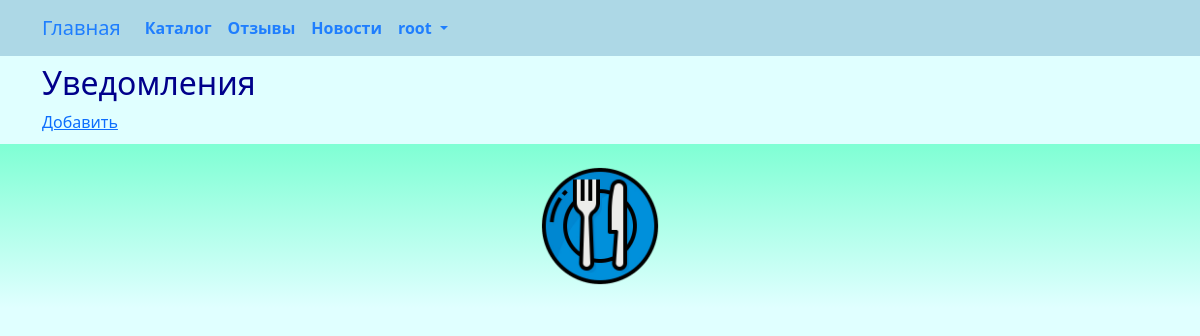
Before: /notification/index/ (signed in) with the older database file.
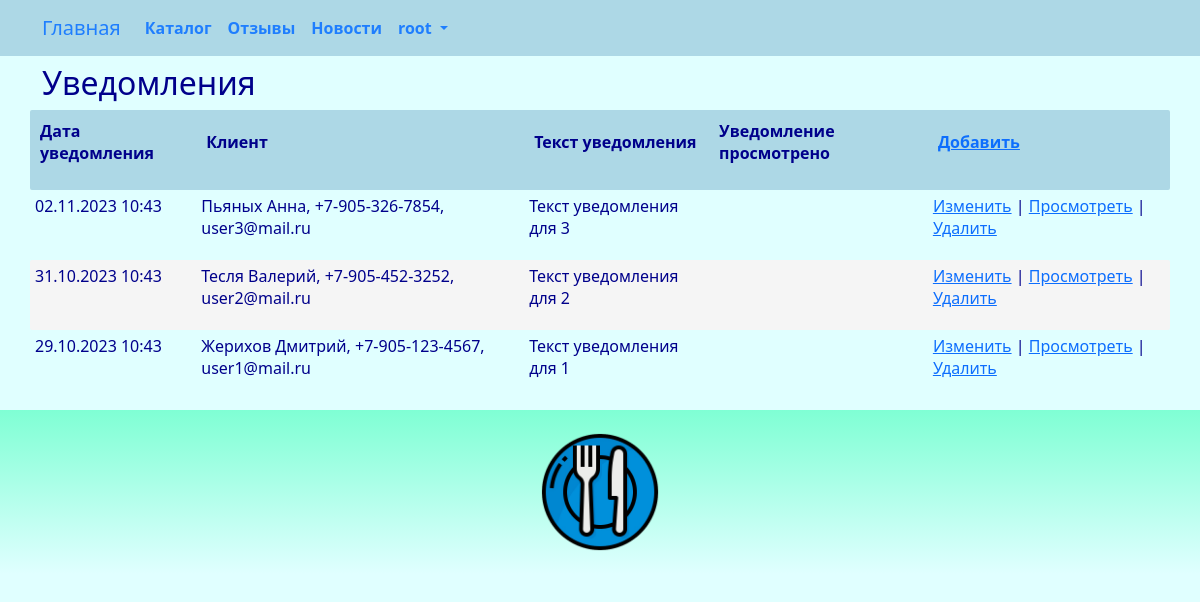
After: the same page with the newer database file.
### star/models.py (models this page shows, shortened)
class Notification(models.Model):
    datec = models.DateTimeField(_('notification_create'), auto_now_add=True)
    daten = models.DateTimeField(_('notification_date'))
    client = models.ForeignKey(Client, related_name='notification_client', on_delete=models.CASCADE)
    details = models.TextField(_('notification_details'))
    datev = models.DateTimeField(_('notification_viewed'), blank=True, null=True)
    class Meta:
        db_table = 'notification'
        indexes = [
            models.Index(fields=['daten']),
        ]
        ordering = ['daten']

class Client(models.Model):
    email = models.CharField(_('client_email'), max_length=128)
    password = models.CharField(_('password'), max_length=128)
    name = models.CharField(_('client_name'), max_length=128)
    phone = models.CharField(_('client_phone'), max_length=32)
    birthday = models.DateTimeField(_('birthday'))
    class Meta:
        db_table = 'client'
        indexes = [
            models.Index(fields=['email']),
            models.Index(fields=['name']),
        ]
        ordering = ['name']
    def __str__(self):
        return "{}, {}, {}".format(self.name, self.phone, self.email)

### star/views.py (the view)
# urls.py: path('notification/index/', views.notification_index, name='notification_index'),
@login_required
@group_required("Managers")
def notification_index(request):
    try:
        notification = Notification.objects.all().order_by('-daten')
        return render(request, "notification/index.html", {"notification": notification})
    except Exception as exception:
        print(exception)
        return HttpResponse(exception)

### star/views.py (called while the page is built)
def group_required(*group_names):
    def in_groups(u):
        if u.is_authenticated:
            if bool(u.groups.filter(name__in=group_names)) | u.is_superuser:
                return True
        return False
    return user_passes_test(in_groups, login_url='403')

### templates/notification/index.html (shortened to what this page needs)
{% extends "base.html" %}
{% load i18n %}
{% block content %}
<h2>{% trans "notifications" %}</h2>
{% if notification.count > 0 %}
<div class="row">
	<table id="myTable" class="table-manager" style="width:100%">
		<thead>
			<tr>
				<th><p>{% trans "notification_date" %}</p></th>
				<th><p>{% trans "client" %}</p></th>
				<th><p>{% trans "notification_details" %}</p></th>
				<th><p>{% trans "notification_viewed" %}</p></th>
				<th><p><a href="{% url 'notification_create'%}">{% trans "Add" %}</a></p></th>
			</tr>
		</thead>
		<tbody>
			{% for n in notification %}
			<tr>
				<td>
					<p>{{ n.daten | date:"d.m.Y H:i"}}</p>
				</td>
				<td>
					<p>{{ n.client }}</p>
				</td>
				<td>
					<p>{{ n.details }}</p>
				</td>
				<td>
				</td>
				<td>
					<p>
					<a href="{% url 'notification_edit' n.id %}">{% trans "Change" %}</a> |
					<a href="{% url 'notification_read' n.id %}">{% trans "View" %}</a> |
					<a onclick="return confirm('Удалить запись?')" href="{% url 'notification_delete' n.id %}">{% trans "Delete" %}</a>
					</p>
				</td>
			</tr>
			{% endfor %}
		</tbody>
	</table>
</div>
{% else %}
<a href="{% url 'notification_create'%}">{% trans "Add" %}</a>
{% endif %}
{% endblock content %}

Changed rows visible on the page:
added Notification: daten "02.11.2023 10:43", client "Пьяных Анна, +7-905-326-7854, user3@mail.ru", details "Текст уведомления для 3"
added Notification: daten "31.10.2023 10:43", client "Тесля Валерий, +7-905-452-3252, user2@mail.ru", details "Текст уведомления для 2"
added Notification: daten "29.10.2023 10:43", client "Жерихов Дмитрий, +7-905-123-4567, user1@mail.ru", details "Текст уведомления для 1"
Other visible differences:
text now shown: "Дата уведомления Клиент Текст уведомления Уведомление просмотрено"
